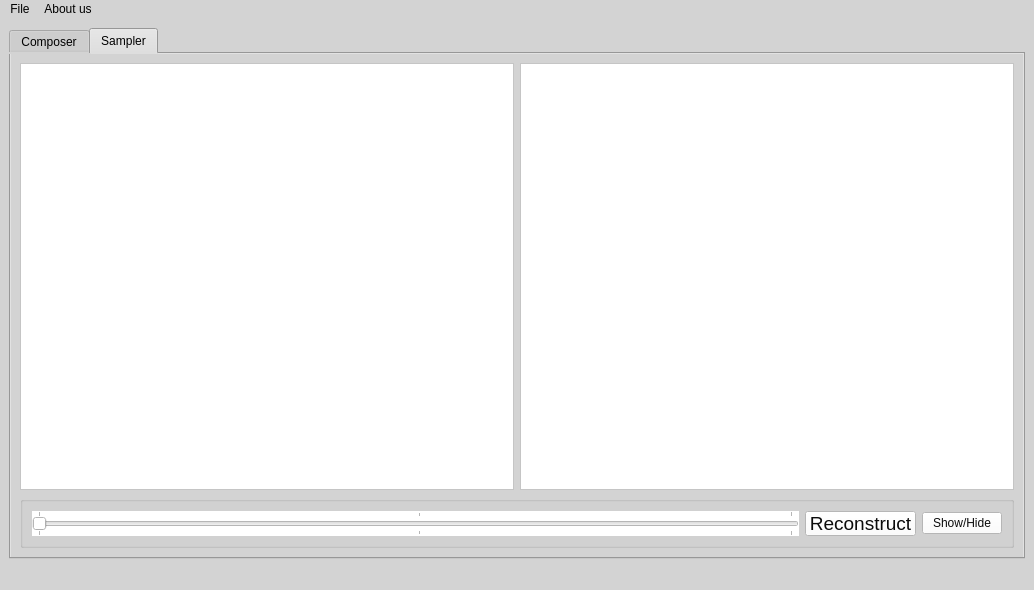
<?xml version="1.0" encoding="UTF-8"?>
<ui version="4.0">
 <class>MainWindow</class>
 <widget class="QMainWindow" name="MainWindow">
  <property name="geometry">
   <rect>
    <x>0</x>
    <y>0</y>
    <width>1034</width>
    <height>590</height>
   </rect>
  </property>
  <property name="windowTitle">
   <string>MainWindow</string>
  </property>
  <property name="styleSheet">
   <string notr="true">background-color: rgb(211, 211, 211);</string>
  </property>
  <widget class="QWidget" name="centralwidget">
   <layout class="QHBoxLayout" name="horizontalLayout">
    <item>
     <widget class="QTabWidget" name="tab_widget">
      <property name="currentIndex">
       <number>1</number>
      </property>
      <widget class="QWidget" name="tab_4">
       <attribute name="title">
        <string>Composer</string>
       </attribute>
       <layout class="QHBoxLayout" name="horizontalLayout_7">
        <item>
         <layout class="QVBoxLayout" name="verticalLayout_3">
          <item>
           <widget class="PlotWidget" name="composer_widget">
            <property name="styleSheet">
             <string notr="true">
background-color: rgb(255, 255, 255);</string>
            </property>
           </widget>
          </item>
          <item>
           <layout class="QHBoxLayout" name="horizontalLayout_2">
            <item>
             <widget class="QLabel" name="frequency_label">
              <property name="styleSheet">
               <string notr="true">color: rgb(0, 0, 0);</string>
              </property>
              <property name="text">
               <string>Frequency</string>
              </property>
             </widget>
            </item>
            <item>
             <widget class="QLineEdit" name="freq_line_edit"/>
            </item>
           </layout>
          </item>
          <item>
           <layout class="QHBoxLayout" name="horizontalLayout_3">
            <item>
             <widget class="QLabel" name="magnitude_label">
              <property name="styleSheet">
               <string notr="true">color: rgb(0, 0, 0);</string>
              </property>
              <property name="text">
               <string>Magnitude</string>
              </property>
             </widget>
            </item>
            <item>
             <widget class="QLineEdit" name="magnitude_line_edit"/>
            </item>
           </layout>
          </item>
          <item>
           <layout class="QHBoxLayout" name="horizontalLayout_4">
            <item>
             <widget class="QLabel" name="phase_label">
              <property name="styleSheet">
               <string notr="true">color: rgb(0, 0, 0);</string>
              </property>
              <property name="text">
               <string>Phase Shift</string>
              </property>
             </widget>
            </item>
            <item>
             <widget class="QLineEdit" name="phase_line_edit"/>
            </item>
           </layout>
          </item>
          <item>
           <layout class="QHBoxLayout" name="horizontalLayout_5">
            <item>
             <widget class="QPushButton" name="compose_button">
              <property name="minimumSize">
               <size>
                <width>81</width>
                <height>23</height>
               </size>
              </property>
              <property name="toolTip">
               <string>&lt;html&gt;&lt;head/&gt;&lt;body&gt;&lt;p&gt;&lt;br/&gt;&lt;/p&gt;&lt;/body&gt;&lt;/html&gt;</string>
              </property>
              <property name="whatsThis">
               <string>&lt;html&gt;&lt;head/&gt;&lt;body&gt;&lt;p&gt;dsds&lt;/p&gt;&lt;/body&gt;&lt;/html&gt;</string>
              </property>
              <property name="styleSheet">
               <string notr="true">font: 14pt &quot;MS Shell Dlg 2&quot;;
background-color: rgb(255, 255, 255);
color: rgb(11, 11, 11);</string>
              </property>
              <property name="text">
               <string>Compose</string>
              </property>
              <property name="icon">
               <iconset>
                <normaloff>C:/Users/clara/Downloads/885767_edit_512x512.png</normaloff>C:/Users/clara/Downloads/885767_edit_512x512.png</iconset>
              </property>
             </widget>
            </item>
            <item>
             <widget class="QPushButton" name="confirm_button">
              <property name="minimumSize">
               <size>
                <width>81</width>
                <height>23</height>
               </size>
              </property>
              <property name="toolTip">
               <string>&lt;html&gt;&lt;head/&gt;&lt;body&gt;&lt;p&gt;&lt;br/&gt;&lt;/p&gt;&lt;/body&gt;&lt;/html&gt;</string>
              </property>
              <property name="whatsThis">
               <string>&lt;html&gt;&lt;head/&gt;&lt;body&gt;&lt;p&gt;dsds&lt;/p&gt;&lt;/body&gt;&lt;/html&gt;</string>
              </property>
              <property name="styleSheet">
               <string notr="true">font: 14pt &quot;MS Shell Dlg 2&quot;;
background-color: rgb(255, 255, 255);
color: rgb(11, 11, 11);</string>
              </property>
              <property name="text">
               <string>Confirm</string>
              </property>
              <property name="icon">
               <iconset>
                <normaloff>C:/Users/clara/Downloads/confirmed-icon-1 (1).png</normaloff>C:/Users/clara/Downloads/confirmed-icon-1 (1).png</iconset>
              </property>
              <property name="shortcut">
               <string>Return</string>
              </property>
             </widget>
            </item>
           </layout>
          </item>
         </layout>
        </item>
        <item>
         <layout class="QVBoxLayout" name="verticalLayout_4">
          <item>
           <widget class="PlotWidget" name="summation_graph_widget">
            <property name="styleSheet">
             <string notr="true">
background-color: rgb(255, 255, 255);</string>
            </property>
           </widget>
          </item>
          <item>
           <widget class="QComboBox" name="combobox">
            <property name="styleSheet">
             <string notr="true">background-color: rgb(255, 255, 255);
color: rgb(181, 126, 220);</string>
            </property>
            <property name="currentText">
             <string/>
            </property>
           </widget>
          </item>
          <item>
           <widget class="QCommandLinkButton" name="move_to_main">
            <property name="minimumSize">
             <size>
              <width>81</width>
              <height>23</height>
             </size>
            </property>
            <property name="toolTip">
             <string>&lt;html&gt;&lt;head/&gt;&lt;body&gt;&lt;p&gt;&lt;br/&gt;&lt;/p&gt;&lt;/body&gt;&lt;/html&gt;</string>
            </property>
            <property name="whatsThis">
             <string>&lt;html&gt;&lt;head/&gt;&lt;body&gt;&lt;p&gt;dsds&lt;/p&gt;&lt;/body&gt;&lt;/html&gt;</string>
            </property>
            <property name="styleSheet">
             <string notr="true">font: 14pt &quot;MS Shell Dlg 2&quot;;
background-color: rgb(255, 255, 255);
color: rgb(11, 11, 11);</string>
            </property>
            <property name="text">
             <string>Sample</string>
            </property>
            <property name="icon">
             <iconset>
              <normaloff>C:/Users/clara/Downloads/move-21.png</normaloff>C:/Users/clara/Downloads/move-21.png</iconset>
            </property>
            <property name="description">
             <string/>
            </property>
           </widget>
          </item>
          <item>
           <widget class="QPushButton" name="delete_button">
            <property name="minimumSize">
             <size>
              <width>81</width>
              <height>23</height>
             </size>
            </property>
            <property name="toolTip">
             <string>&lt;html&gt;&lt;head/&gt;&lt;body&gt;&lt;p&gt;&lt;br/&gt;&lt;/p&gt;&lt;/body&gt;&lt;/html&gt;</string>
            </property>
            <property name="whatsThis">
             <string>&lt;html&gt;&lt;head/&gt;&lt;body&gt;&lt;p&gt;dsds&lt;/p&gt;&lt;/body&gt;&lt;/html&gt;</string>
            </property>
            <property name="styleSheet">
             <string notr="true">font: 14pt &quot;MS Shell Dlg 2&quot;;
background-color: rgb(255, 255, 255);
color: rgb(11, 11, 11);</string>
            </property>
            <property name="text">
             <string>Delete</string>
            </property>
            <property name="icon">
             <iconset>
              <normaloff>C:/Users/clara/Downloads/download (2).png</normaloff>C:/Users/clara/Downloads/download (2).png</iconset>
            </property>
           </widget>
          </item>
         </layout>
        </item>
       </layout>
      </widget>
      <widget class="QWidget" name="tab_3">
       <attribute name="title">
        <string>Sampler</string>
       </attribute>
       <layout class="QGridLayout" name="gridLayout_2">
        <item row="0" column="0">
         <layout class="QVBoxLayout" name="verticalLayout">
          <item>
           <layout class="QHBoxLayout" name="horizontalLayout_6">
            <item>
             <widget class="PlotWidget" name="main_signal_widget">
              <property name="styleSheet">
               <string notr="true">
background-color: rgb(255, 255, 255);</string>
              </property>
             </widget>
            </item>
            <item>
             <widget class="PlotWidget" name="reconstructed_graph_widget">
              <property name="styleSheet">
               <string notr="true">
background-color: rgb(255, 255, 255);</string>
              </property>
             </widget>
            </item>
           </layout>
          </item>
          <item>
           <widget class="QGroupBox" name="groupBox">
            <property name="title">
             <string/>
            </property>
            <layout class="QGridLayout" name="gridLayout">
             <item row="0" column="0">
              <layout class="QHBoxLayout" name="horizontalLayout_8">
               <item>
                <widget class="QSlider" name="horizontal_slider">
                 <property name="maximumSize">
                  <size>
                   <width>800</width>
                   <height>16777215</height>
                  </size>
                 </property>
                 <property name="styleSheet">
                  <string notr="true">
background-color: rgb(255, 255, 255);
color: rgb(181, 126, 220);
</string>
                 </property>
                 <property name="orientation">
                  <enum>Qt::Horizontal</enum>
                 </property>
                 <property name="tickPosition">
                  <enum>QSlider::TicksBothSides</enum>
                 </property>
                 <property name="tickInterval">
                  <number>50</number>
                 </property>
                </widget>
               </item>
               <item>
                <widget class="QPushButton" name="draw_button">
                 <property name="minimumSize">
                  <size>
                   <width>81</width>
                   <height>23</height>
                  </size>
                 </property>
                 <property name="maximumSize">
                  <size>
                   <width>16777215</width>
                   <height>16777215</height>
                  </size>
                 </property>
                 <property name="palette">
                  <palette>
                   <active>
                    <colorrole role="WindowText">
                     <brush brushstyle="SolidPattern">
                      <color alpha="255">
                       <red>11</red>
                       <green>11</green>
                       <blue>11</blue>
                      </color>
                     </brush>
                    </colorrole>
                    <colorrole role="Button">
                     <brush brushstyle="SolidPattern">
                      <color alpha="255">
                       <red>255</red>
                       <green>255</green>
                       <blue>255</blue>
                      </color>
                     </brush>
                    </colorrole>
                    <colorrole role="Text">
                     <brush brushstyle="SolidPattern">
                      <color alpha="255">
                       <red>11</red>
                       <green>11</green>
                       <blue>11</blue>
                      </color>
                     </brush>
                    </colorrole>
                    <colorrole role="ButtonText">
                     <brush brushstyle="SolidPattern">
                      <color alpha="255">
                       <red>11</red>
                       <green>11</green>
                       <blue>11</blue>
                      </color>
                     </brush>
                    </colorrole>
                    <colorrole role="Base">
                     <brush brushstyle="SolidPattern">
                      <color alpha="255">
                       <red>255</red>
                       <green>255</green>
                       <blue>255</blue>
                      </color>
                     </brush>
                    </colorrole>
                    <colorrole role="Window">
                     <brush brushstyle="SolidPattern">
                      <color alpha="255">
                       <red>255</red>
                       <green>255</green>
                       <blue>255</blue>
                      </color>
                     </brush>
                    </colorrole>
                   </active>
                   <inactive>
                    <colorrole role="WindowText">
                     <brush brushstyle="SolidPattern">
                      <color alpha="255">
                       <red>11</red>
                       <green>11</green>
                       <blue>11</blue>
                      </color>
                     </brush>
                    </colorrole>
                    <colorrole role="Button">
                     <brush brushstyle="SolidPattern">
                      <color alpha="255">
                       <red>255</red>
                       <green>255</green>
                       <blue>255</blue>
                      </color>
                     </brush>
                    </colorrole>
                    <colorrole role="Text">
                     <brush brushstyle="SolidPattern">
                      <color alpha="255">
                       <red>11</red>
                       <green>11</green>
                       <blue>11</blue>
                      </color>
                     </brush>
                    </colorrole>
                    <colorrole role="ButtonText">
                     <brush brushstyle="SolidPattern">
                      <color alpha="255">
                       <red>11</red>
                       <green>11</green>
                       <blue>11</blue>
                      </color>
                     </brush>
                    </colorrole>
                    <colorrole role="Base">
                     <brush brushstyle="SolidPattern">
                      <color alpha="255">
                       <red>255</red>
                       <green>255</green>
                       <blue>255</blue>
                      </color>
                     </brush>
                    </colorrole>
                    <colorrole role="Window">
                     <brush brushstyle="SolidPattern">
                      <color alpha="255">
                       <red>255</red>
                       <green>255</green>
                       <blue>255</blue>
                      </color>
                     </brush>
                    </colorrole>
                   </inactive>
                   <disabled>
                    <colorrole role="WindowText">
                     <brush brushstyle="SolidPattern">
                      <color alpha="255">
                       <red>11</red>
                       <green>11</green>
                       <blue>11</blue>
                      </color>
                     </brush>
                    </colorrole>
                    <colorrole role="Button">
                     <brush brushstyle="SolidPattern">
                      <color alpha="255">
                       <red>255</red>
                       <green>255</green>
                       <blue>255</blue>
                      </color>
                     </brush>
                    </colorrole>
                    <colorrole role="Text">
                     <brush brushstyle="SolidPattern">
                      <color alpha="255">
                       <red>11</red>
                       <green>11</green>
                       <blue>11</blue>
                      </color>
                     </brush>
                    </colorrole>
                    <colorrole role="ButtonText">
                     <brush brushstyle="SolidPattern">
                      <color alpha="255">
                       <red>11</red>
                       <green>11</green>
                       <blue>11</blue>
                      </color>
                     </brush>
                    </colorrole>
                    <colorrole role="Base">
                     <brush brushstyle="SolidPattern">
                      <color alpha="255">
                       <red>255</red>
                       <green>255</green>
                       <blue>255</blue>
                      </color>
                     </brush>
                    </colorrole>
                    <colorrole role="Window">
                     <brush brushstyle="SolidPattern">
                      <color alpha="255">
                       <red>255</red>
                       <green>255</green>
                       <blue>255</blue>
                      </color>
                     </brush>
                    </colorrole>
                   </disabled>
                  </palette>
                 </property>
                 <property name="font">
                  <font>
                   <family>MS Shell Dlg 2</family>
                   <pointsize>14</pointsize>
                   <weight>50</weight>
                   <italic>false</italic>
                   <bold>false</bold>
                   <underline>false</underline>
                  </font>
                 </property>
                 <property name="toolTip">
                  <string>&lt;html&gt;&lt;head/&gt;&lt;body&gt;&lt;p&gt;&lt;br/&gt;&lt;/p&gt;&lt;/body&gt;&lt;/html&gt;</string>
                 </property>
                 <property name="whatsThis">
                  <string>&lt;html&gt;&lt;head/&gt;&lt;body&gt;&lt;p&gt;dsds&lt;/p&gt;&lt;/body&gt;&lt;/html&gt;</string>
                 </property>
                 <property name="styleSheet">
                  <string notr="true">
font: 14pt &quot;MS Shell Dlg 2&quot;;
background-color: rgb(255, 255, 255);
color: rgb(11, 11, 11);
</string>
                 </property>
                 <property name="text">
                  <string>Reconstruct</string>
                 </property>
                 <property name="icon">
                  <iconset>
                   <normaloff>C:/Users/clara/Downloads/repair-131964743711294262.png</normaloff>C:/Users/clara/Downloads/repair-131964743711294262.png</iconset>
                 </property>
                </widget>
               </item>
               <item>
                <widget class="QPushButton" name="show_hide_button">
                 <property name="minimumSize">
                  <size>
                   <width>0</width>
                   <height>0</height>
                  </size>
                 </property>
                 <property name="maximumSize">
                  <size>
                   <width>16777215</width>
                   <height>16777215</height>
                  </size>
                 </property>
                 <property name="toolTip">
                  <string>&lt;html&gt;&lt;head/&gt;&lt;body&gt;&lt;p&gt;&lt;br/&gt;&lt;/p&gt;&lt;/body&gt;&lt;/html&gt;</string>
                 </property>
                 <property name="whatsThis">
                  <string>&lt;html&gt;&lt;head/&gt;&lt;body&gt;&lt;p&gt;dsds&lt;/p&gt;&lt;/body&gt;&lt;/html&gt;</string>
                 </property>
                 <property name="styleSheet">
                  <string notr="true">font: 14pt &quot;MS Shell Dlg 2&quot;;
background-color: rgb(255, 255, 255);
color: rgb(11, 11, 11);</string>
                 </property>
                 <property name="text">
                  <string>Show/Hide</string>
                 </property>
                 <property name="icon">
                  <iconset>
                   <normaloff>C:/Users/clara/Downloads/38488.png</normaloff>C:/Users/clara/Downloads/38488.png</iconset>
                 </property>
                 <property name="shortcut">
                  <string>Del</string>
                 </property>
                </widget>
               </item>
              </layout>
             </item>
            </layout>
           </widget>
          </item>
         </layout>
        </item>
       </layout>
      </widget>
     </widget>
    </item>
   </layout>
  </widget>
  <widget class="QMenuBar" name="menubar">
   <property name="geometry">
    <rect>
     <x>0</x>
     <y>0</y>
     <width>1034</width>
     <height>26</height>
    </rect>
   </property>
   <widget class="QMenu" name="menubar_2">
    <property name="title">
     <string>File</string>
    </property>
    <addaction name="action_open"/>
    <addaction name="action_save"/>
   </widget>
   <widget class="QMenu" name="menuAbout_us">
    <property name="title">
     <string>About us</string>
    </property>
    <addaction name="actionReem_Yasser"/>
    <addaction name="actionMaryam_Moataz"/>
    <addaction name="actionClara_Ashraf"/>
    <addaction name="actionHassan_Samy"/>
   </widget>
   <addaction name="menubar_2"/>
   <addaction name="menuAbout_us"/>
  </widget>
  <widget class="QStatusBar" name="statusbar"/>
  <action name="action_open">
   <property name="icon">
    <iconset>
     <normaloff>C:/Users/clara/Downloads/the-open-folder-icon-for-pc-windows-black-folder-icon-11553443192wmaamhlk9s.png</normaloff>C:/Users/clara/Downloads/the-open-folder-icon-for-pc-windows-black-folder-icon-11553443192wmaamhlk9s.png</iconset>
   </property>
   <property name="text">
    <string>Open</string>
   </property>
  </action>
  <action name="action_save">
   <property name="icon">
    <iconset>
     <normaloff>C:/Users/clara/Downloads/77-770209_png-file-save-icon-white-png.png</normaloff>C:/Users/clara/Downloads/77-770209_png-file-save-icon-white-png.png</iconset>
   </property>
   <property name="text">
    <string>Save</string>
   </property>
  </action>
  <action name="actionReem_Yasser">
   <property name="text">
    <string>Reem Yasser</string>
   </property>
  </action>
  <action name="actionMaryam_Moataz">
   <property name="text">
    <string>Maryam Moataz</string>
   </property>
  </action>
  <action name="actionClara_Ashraf">
   <property name="text">
    <string>Clara Ashraf</string>
   </property>
  </action>
  <action name="actionHassan_Samy">
   <property name="text">
    <string>Hassan Samy</string>
   </property>
  </action>
 </widget>
 <customwidgets>
  <customwidget>
   <class>PlotWidget</class>
   <extends>QGraphicsView</extends>
   <header location="global">pyqtgraph</header>
   <container>1</container>
  </customwidget>
 </customwidgets>
 <resources/>
 <connections/>
</ui>
